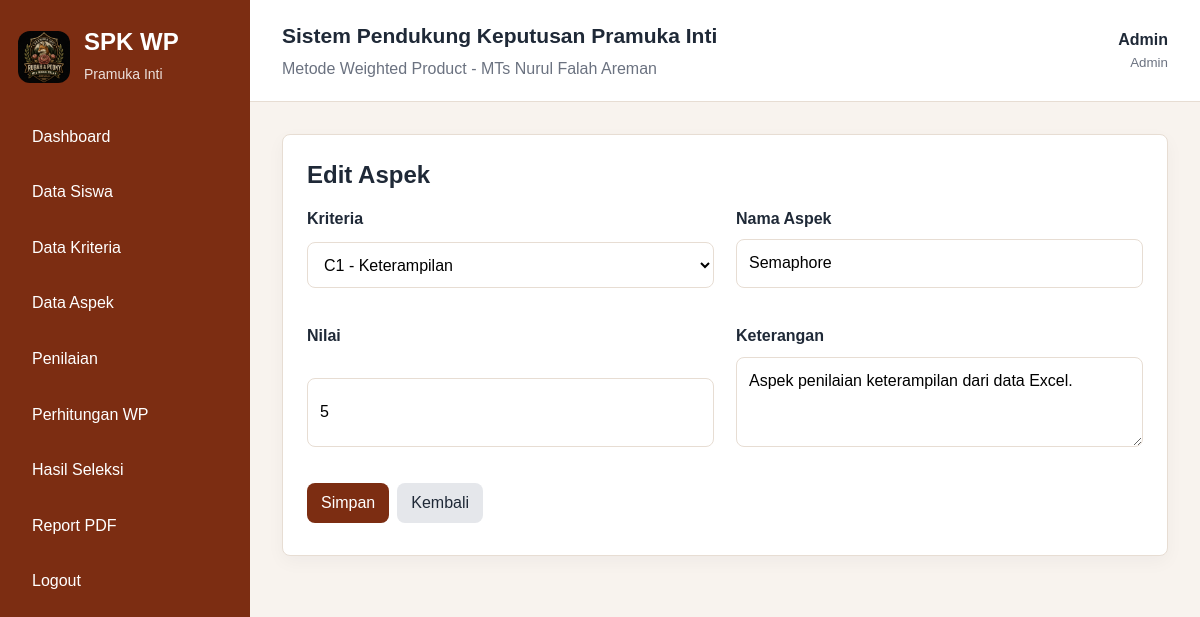
Screenshot of /pages/aspek/edit.php?id=2 (signed in) with the database file from the repository.
### tables this page shows
CREATE TABLE aspek (
    id_aspek INT AUTO_INCREMENT PRIMARY KEY,
    id_kriteria INT NOT NULL,
    nama_aspek VARCHAR(100) NOT NULL,
    nilai INT NOT NULL,
    keterangan TEXT,
    CONSTRAINT fk_aspek_kriteria FOREIGN KEY (id_kriteria) REFERENCES kriteria(id_kriteria) ON DELETE CASCADE ON UPDATE CASCADE
);

CREATE TABLE kriteria (
    id_kriteria INT AUTO_INCREMENT PRIMARY KEY,
    kode_kriteria VARCHAR(10) NOT NULL UNIQUE,
    nama_kriteria VARCHAR(100) NOT NULL,
    bobot FLOAT NOT NULL,
    tipe ENUM('benefit','cost') NOT NULL DEFAULT 'benefit'
);

### includes/auth.php (called while the page is built, shortened)
<?php
function e($value): string
{
    return htmlspecialchars((string) $value, ENT_QUOTES, 'UTF-8');
}

### pages/aspek/edit.php (the view, shortened to what this page needs)
<?php
require_once __DIR__ . '/../../config/database.php';
require_once __DIR__ . '/../../includes/auth.php';
$id = (int) ($_GET['id'] ?? 0);
$stmt = $pdo->prepare('SELECT * FROM aspek WHERE id_aspek=?');
$stmt->execute([$id]);
$data = $stmt->fetch();
$kriteria = $pdo->query('SELECT * FROM kriteria ORDER BY kode_kriteria ASC')->fetchAll();
$errors = [];
include __DIR__ . '/../../includes/header.php';
?>
<div class="card"><h2>Edit Aspek</h2><?php print_errors($errors); ?><form method="post">
    <div class="form-grid"><div class="form-group"><label>Kriteria</label><select name="id_kriteria" required><?php foreach ($kriteria as $k): ?><option value="<?= e($k['id_kriteria']) ?>" <?= (int) $data['id_kriteria'] === (int) $k['id_kriteria'] ? 'selected' : '' ?>><?= e($k['kode_kriteria'] . ' - ' . $k['nama_kriteria']) ?></option><?php endforeach; ?></select></div><div class="form-group"><label>Nama Aspek</label><input name="nama_aspek" required value="<?= e($_POST['nama_aspek'] ?? $data['nama_aspek']) ?>"></div><div class="form-group"><label>Nilai</label><input type="number" min="1" max="5" name="nilai" required value="<?= e($_POST['nilai'] ?? $data['nilai']) ?>"></div><div class="form-group"><label>Keterangan</label><textarea name="keterangan"><?= e($_POST['keterangan'] ?? $data['keterangan']) ?></textarea></div></div>
    <button class="btn btn-primary">Simpan</button><a class="btn" href="index.php">Kembali</a>
</form></div>
<?php include __DIR__ . '/../../includes/footer.php'; ?>

### assets/css/style.css (style rules this page uses)
:root { --primary: #7c2d12; --primary-light: #ffedd5; --dark: #1f2937; --muted: #6b7280; --border: #e7ddd3; --bg: #f8f3ee; --white: #ffffff; --danger: #b91c1c; --warning: #854d0e; }
* { box-sizing: border-box; }
body { margin: 0; font-family: Arial, sans-serif; background: var(--bg); color: var(--dark); line-height: 1.55; }
a { color: inherit; text-decoration: none; }
input, select, textarea, button { font: inherit; }
.card { background: var(--white); border: 1px solid var(--border); border-radius: 8px; padding: 24px; margin-bottom: 24px; box-shadow: 0 6px 18px rgba(15, 23, 42, .04); }
.card h2, .card h3 { margin: 0 0 16px; line-height: 1.3; }
.form-grid { display: grid; column-gap: 22px; row-gap: 18px; grid-template-columns: repeat(2, minmax(0, 1fr)); margin-bottom: 18px; }
.form-group { display: grid; gap: 8px; margin-bottom: 18px; }
label { font-weight: 700; }
input, select, textarea { width: 100%; border: 1px solid var(--border); border-radius: 8px; padding: 11px 12px; background: #fff; }
textarea { min-height: 90px; resize: vertical; }
.btn { display: inline-flex; align-items: center; justify-content: center; gap: 6px; border: 0; border-radius: 8px; padding: 10px 14px; cursor: pointer; background: #e5e7eb; color: var(--dark); margin: 0 8px 8px 0; line-height: 1.25; min-height: 40px; }
.btn-primary { background: var(--primary); color: var(--white); }

### rows the page displays
aspek: id_kriteria "C1 - Keterampilan", nama_aspek "Semaphore", nilai "5", keterangan "Aspek penilaian keterampilan dari data Excel."

### other values shown
$_SESSION['user']['nama'] "Admin"
str_replace('_', ' ', user_role()) "Admin"
